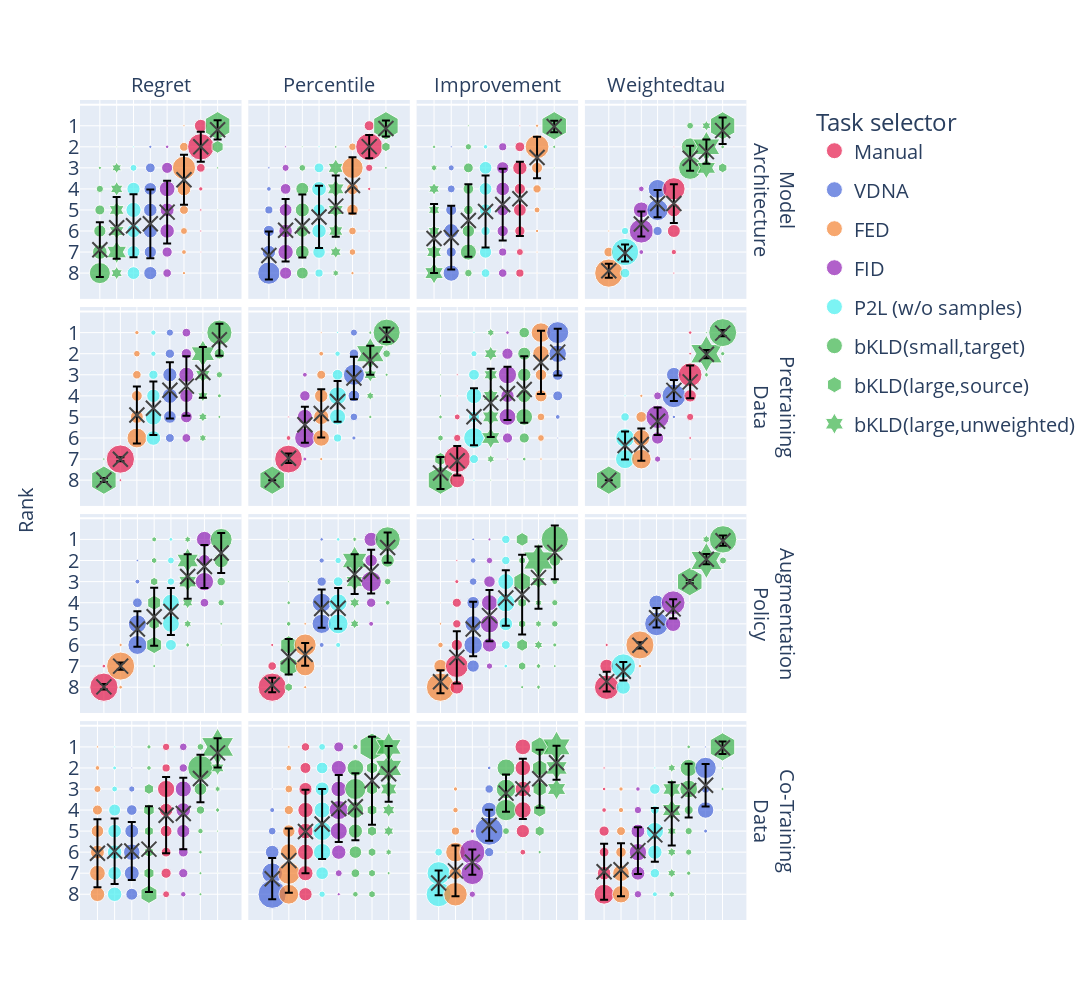

Write notebook code for a chart like this one.
### Markdown cell above
We now create Figure 5 (bottom) - bootstrapped rankings for 4 knowledge transfer scenarios and 4 meta metrics.

### Code cell
# we use the meta metrics explained in the paper (except for gain, as it is a less granular version of improve)
_meta_metrics = ['regret', 'rank', 'delta', 'weightedtau']
# map the internal names to the ones of the paper
mm_display_map = {'regret': 'Regret', 'rank': 'Percentile', 'delta': 'Improvement', 'weightedtau': 'Weightedtau'}
_inverted = True
_tripled = True
express_figs = []
statistics_collector = []
for exp in EXPERIMENTS:
    for meta_metric in _meta_metrics:
        fig, stats = get_bubble_ranking_plot(distances=comp_distances, meta_metric=meta_metric, inverted=_inverted, exp=exp, tripled=_tripled)
        express_figs.append(fig)
        statistics_collector.append(stats)
fig = make_subplots(rows=4, cols=4, shared_xaxes=False, shared_yaxes=True, vertical_spacing=0.01, horizontal_spacing=0.01, 
                    column_titles=[mm_display_map[m] for m in _meta_metrics],
                    row_titles=EXPERIMENTS,
                    y_title='Rank')
for fig_idx, sub_fig in enumerate(express_figs):
    row = 1 + fig_idx // 4
    col = 1 + fig_idx % 4
    for trace in sub_fig.data:
        fig.add_trace(trace, row=row, col=col)
fig.update_layout(template='plotly', height=1000, width=1200, font_size=20, legend_title='Task selector')
fig.for_each_yaxis(lambda a: a.update(tickvals=list(range(1, len(comp_distances) +1)), autorange='reversed' if _inverted else True))
fig.for_each_trace(lambda trace: trace.update(showlegend=trace.yaxis=='y' and trace.name in plot_order))
fig.for_each_trace(lambda trace: trace.update(legendrank=1000 + plot_order.index(trace.name)) if trace.showlegend else 1000)
fig.for_each_xaxis(lambda a: a.update(showticklabels=False))
fig.for_each_annotation(lambda a: a.update(font_size=20))
fig.layout.legend.x = 1.08
fig.write_image(FIG_PATH / 'fig_5_bottom.png', engine='kaleido')
fig.write_image(FIG_PATH / 'fig_5_bottom.pdf', engine='kaleido')
fig.show()
